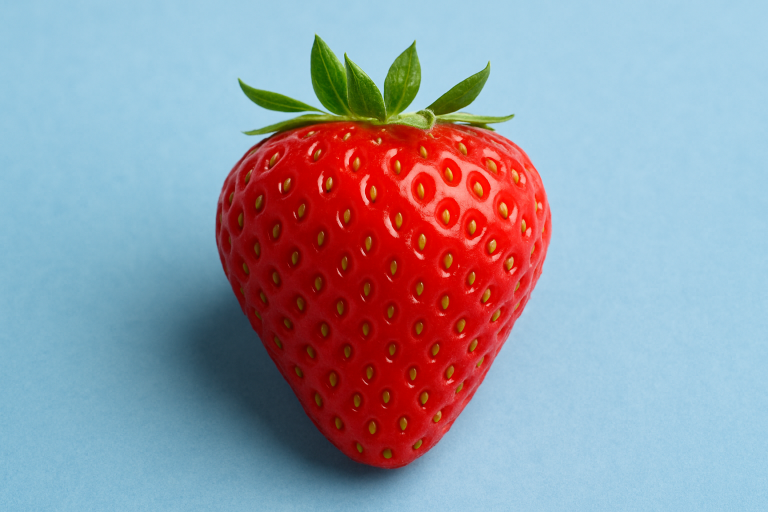
#> input picture Python_Class/OpenCV/strawberry.png, 1536 x 1024 px (shown at 1/2 size)
$ python BGRemoval.py
#> lines starting #> are read from the running program, lines starting #| are printed output that depends on the picture; after the words box and inside, x2 and y2 are one past the last pixel; in counts of white or black regions, pixels touching at a corner belong together; pictures that were not available may be replaced by others from this repository, and a replacement may not be noted
import cv2 as cv

# Load images
img1 = cv.imread('strawberry.png')  # background
#> img1 is the input picture: shape (1024, 1536, 3); mean B, G, R 165.4, 152.4, 151
img2 = cv.imread('LogoOpenCVLogoOpenCV.png')         # logo
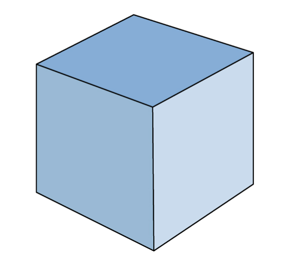
#> input picture Python_Class/OpenCV/Cube.png, 284 x 259 px, given in place of LogoOpenCVLogoOpenCV.png, which was not available
#> img2 is the input picture: shape (259, 284, 3); mean B, G, R 232.9, 218.2, 203.2
assert img1 is not None and img2 is not None, "Image file could not be read."

# Get dimensions of logo
rows, cols, channels = img2.shape
#> rows = 259; cols = 284; channels = 3

# Define ROI in background image where the logo will go (top-left corner here)
roi = img1[0:rows, 0:cols]
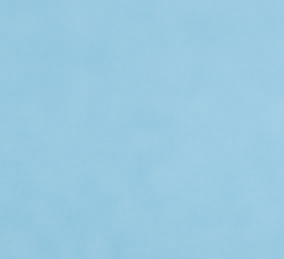
#> roi: shape (259, 284, 3); mean B, G, R 224.8, 201.7, 153.9

# Convert logo to grayscale
img2gray = cv.cvtColor(img2, cv.COLOR_BGR2GRAY)
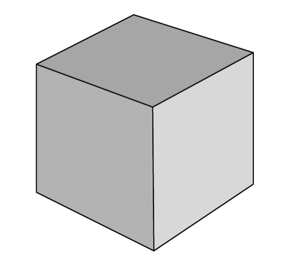
#> img2gray: shape (259, 284); min 0, max 255, mean 215.4

# Create mask where logo pixels are white and background is black
ret, mask = cv.threshold(img2gray, 250, 255, cv.THRESH_BINARY_INV)
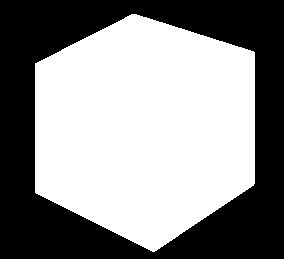
#> mask: shape (259, 284); 55.5% white; 1 black region, box (x1, y1, x2, y2) and area: (0, 0, 284, 259) 32733

# Inverse mask (optional if you want to keep background)
mask_inv = cv.bitwise_not(mask)

# Black-out the area of the logo in the ROI
img1_bg = cv.bitwise_and(roi, roi, mask=mask_inv)
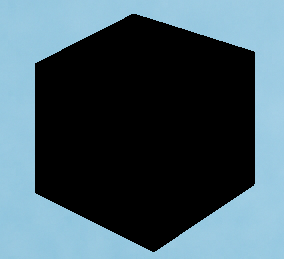
#> img1_bg: shape (259, 284, 3); mean B, G, R 99.9, 89.6, 68.2

# Take only the logo from the logo image
img2_fg = cv.bitwise_and(img2, img2, mask=mask)
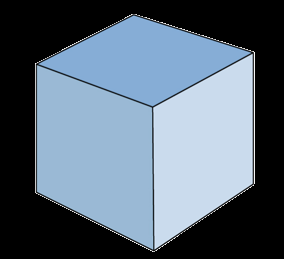
#> img2_fg: shape (259, 284, 3); mean B, G, R 119.4, 104.7, 89.7

# Combine background and logo
dst = cv.add(img1_bg, img2_fg)
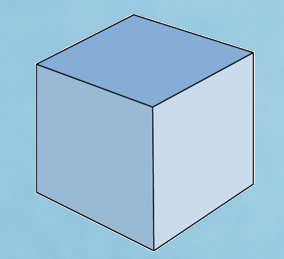
#> dst: shape (259, 284, 3); mean B, G, R 219.3, 194.3, 157.9

# Put combined image back into original
img1[0:rows, 0:cols] = dst

# Show result
cv.imshow('Result', img1)
cv.waitKey(0)
cv.destroyAllWindows()
